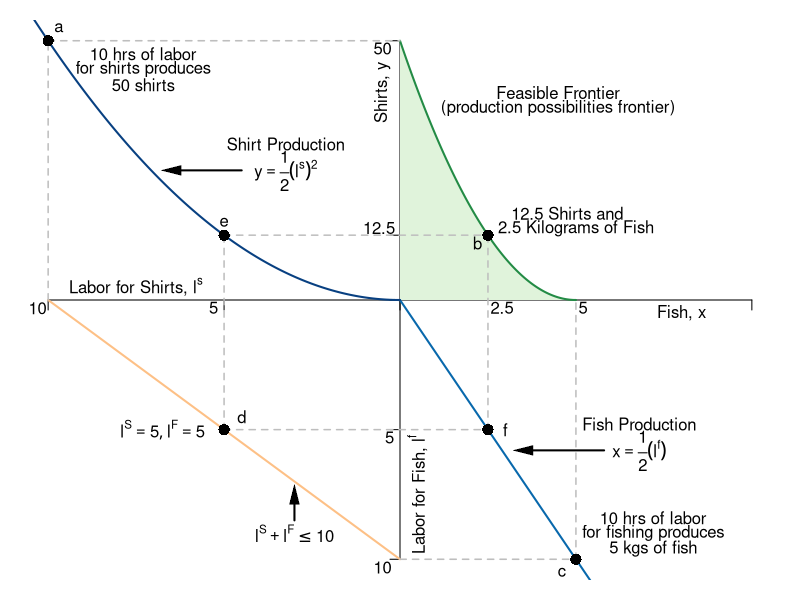

Generate this figure with R:
#Graph Designer: Simon Halliday
#Authors: Bowles, Foley and Halliday
#Title: Coordination, Conflict and Competition: A Text in Microeconomics

require(shape)
pdf(file = "specprodexch/ppf_eos.pdf", width = 9, height = 9)

#Set parameters for graphics
axislabelsize <- 1
graphlinewidth <- 2
segmentlinewidth <- 1.5

COL <- c("#7fc97f", "#beaed4", "#fdc086", "#ffff99", "#386cb0", "#f0027f", "#bf5b17", "#666666")
COLA <- c("#e0f3db", "#99d8c9","#66c2a4","#41ae76", "#238b45", "#005824")
COLB <- c("#4eb3d3", "#2b8cbe", "#0868ac","#084081")

#Edited the margins to cater for the larger LHS labels
par(mar =  c(1, 1, 1, 1))

#Change this to make it log of l 

# ppf <- function(l, k = 0.5) {
#   k * (1/l)
# }

ppf <- function(fish, k = 0.1, alpha = 2, maxfish = 5) {
  k * (fish - maxfish)^alpha 
}

fishProd <- function(l, k = 0.5){
  (-k)*l
}

feasibleLabor <- function(l, time = 10){
  - time - l
}

manufactureProd <- function(l, k = 0.1, alpha = 2){
  k * (-l)^alpha
}

xlims <- c(-10, 10)
ylims <- c(-10, 10)

npts <- 501 
x <- seq(xlims[1], xlims[2], length.out = npts)
y <- seq(ylims[1], ylims[2], length.out = npts) 
a <- c(13, 15, 17)

plot(0, 0, xlim = xlims, ylim = ylims, type = "n",
     xlab = expression(paste("")),
     ylab = expression(paste("")), 
     xaxt = "n", 
     yaxt = "n", 
     cex.lab = axislabelsize, 
     bty = "n"
)

ticksy <- c(ylims[1], -5, 0, 2.5, ylims[2])
ylabels <- c(NA, NA, NA, NA, NA)
ticksx <- c(xlims[1], -5, 0, xlims[2])
xlabels <- c(NA, NA, NA)

axis(1, at = ticksx, pos = 0, labels = xlabels)
axis(2, at = ticksy, pos = 0, labels = ylabels, las = 1)

npts <- 500 
xx1 <- seq(0, 5, length.out = npts)
xx2 <- seq(0, xlims[2], length.out = npts)
xx3 <- seq(xlims[1], 0, length.out = npts)
xx4 <- seq(-11, 0, length.out = npts)

#Draw the polygon for shading the feasible set
xpoly1 <- seq(from = 0, to = 5, length.out = 500)
ypoly1 <- ppf(xpoly1, k = 10/25, alpha = 2, maxfish = 5)
polygon(x = c(xpoly1, rev(xpoly1[1])), y = c(ypoly1, rev(ypoly1)[1]), col=COLA[1], density=NULL, border = NA)

#Draw the graphs
lines(xx1, ppf(xx1, k = 10/25, alpha = 2, maxfish = 5), col = COLA[5], lwd = graphlinewidth)
lines(xx2, fishProd(xx2, k = 2), col = COLB[3], lwd = graphlinewidth)
lines(xx3, feasibleLabor(xx3, time = 10), col = COL[3], lwd = graphlinewidth)
lines(xx4, manufactureProd(xx4, k = 0.1, alpha = 2), col = COLB[4], lwd = graphlinewidth)

#mtext(expression(paste("Quantity of fish, ", x)), side=1, line = 2.5, cex = axislabelsize)
text(-0.5, 8, expression(paste("Shirts, ", y)), xpd = TRUE, cex = axislabelsize, srt = 90) 
text(8, -0.5, expression(paste("Fish, ", x)), xpd = TRUE, cex = axislabelsize)
text(0.5, -7.5, expression(paste("Labor for Fish, ", l^f)), xpd = TRUE, cex = axislabelsize, srt= 90) 
text(-7.5, 0.5, expression(paste("Labor for Shirts, ", l^s)), xpd = TRUE, cex = axislabelsize)

#Label the points on the axes we want
text(-0.6, 2.8, expression(paste(12.5)), xpd = TRUE, cex = axislabelsize)
text(-0.5, 9.7, expression(paste(50)), xpd = TRUE, cex = axislabelsize)
text(2.9, -0.3, expression(paste(2.5)), xpd = TRUE, cex = axislabelsize)
text(5.2, -0.3, expression(paste(5)), xpd = TRUE, cex = axislabelsize)
text(-5.3, -0.3, expression(paste(5)), xpd = TRUE, cex = axislabelsize)
text(-0.3, -5.3, expression(paste(5)), xpd = TRUE, cex = axislabelsize)
text(-10.3, -0.3, expression(paste(10)), xpd = TRUE, cex = axislabelsize)
text(-0.5, -10.3, expression(paste(10)), xpd = TRUE, cex = axislabelsize)

#Label the two production functions
#Clothing
text(-3.25, 6, expression(paste("Shirt Production")), xpd = TRUE, cex = axislabelsize)
text(-3.25, 5, expression(paste(y == frac(1,2)(l^s)^2)), xpd = TRUE, cex = axislabelsize)
Arrows(-4.5, 5, -6.5, 5, col = "black", lty = 1, lwd = 2, arr.type = "triangle", arr.lwd = 0.5)

#Fishing
text(6.8, -4.8, expression(paste("Fish Production")), xpd = TRUE, cex = axislabelsize)
text(6.8, -5.8, expression(paste(x == frac(1,2)(l^f))), xpd = TRUE, cex = axislabelsize)
Arrows(5.8, -5.8, 3.5, -5.8, col = "black", lty = 1, lwd = 2, arr.type = "triangle", arr.lwd = 0.5)

#Draw segments for the 50/50 split of time
segments(-5, -5, -5, 2.5, lty = 2, col = "gray", lwd = segmentlinewidth)
segments(-5, -5, 2.5, -5, lty = 2, col = "gray", lwd = segmentlinewidth)
segments(-5, 2.5, 2.5, 2.5, lty = 2, col = "gray", lwd = segmentlinewidth)
segments(2.5, -5, 2.5, 2.5, lty = 2, col = "gray", lwd = segmentlinewidth)

#Annotate Max time on clothes
segments(-10, 0, -10, 10, lty = 2, col = "gray", lwd = segmentlinewidth)
segments(-10, 10, 0, 10, lty = 2, col = "gray", lwd = segmentlinewidth)
text(-7.3, 9.5, expression(paste("10 hrs of labor")))
text(-7.3, 8.9, expression(paste("for shirts produces")))
text(-7.3, 8.3, expression(paste("50 shirts")))
points(-10, 10, pch = 16, col = "black", cex = 1.5)
text(-9.7, 10.5, expression(paste("a")))

points(-5, 2.5, pch = 16, col = "black", cex = 1.5)
text(-5, 3, expression(paste("e")))

#Annotate Max time on fishing
segments(0, -10, 5, -10, lty = 2, col = "gray", lwd = segmentlinewidth)
segments(5, -10, 5, 0, lty = 2, col = "gray", lwd = segmentlinewidth)
text(7.2, -8.4, expression(paste("10 hrs of labor")))
text(7.2, -9, expression(paste("for fishing produces")))
text(7.2, -9.6, expression(paste("5 kgs of fish")))
points(5, -10, pch = 16, col = "black", cex = 1.5)
text(4.6, -10.5, expression(paste("c")))

points(2.5, -5, pch = 16, col = "black", cex = 1.5)
text(3, -5, expression(paste("f")))

#Annotate point on ppf 
points(2.5, 2.5, pch = 16, col = "black", cex = 1.5)
text(4.75, 3.35, expression(paste("12.5 Shirts and")))
text(5, 2.75, expression(paste("2.5 Kilograms of Fish")))
text(2.2, 2.2, expression(paste("b")))

#Annotate point on labor feasibility frontier
points(-5, -5, pch = 16, col = "black", cex = 1.5)
text(-6.75, -5, expression(paste(list(l^S ==5, l^F == 5) )))
text(-4.5, -4.5, expression(paste("d")))

text(-3, -9, expression(paste(l^S + l^F <= 10)))
Arrows(-3, -8.5, -3, -7.5, col = "black", lty = 1, lwd = 2, arr.type = "triangle", arr.lwd = 0.5)

#Label the feasible frontier
text(4.5, 8, expression("Feasible Frontier"))
text(4.5, 7.4, expression("(production possibilities frontier)"))


dev.off()
